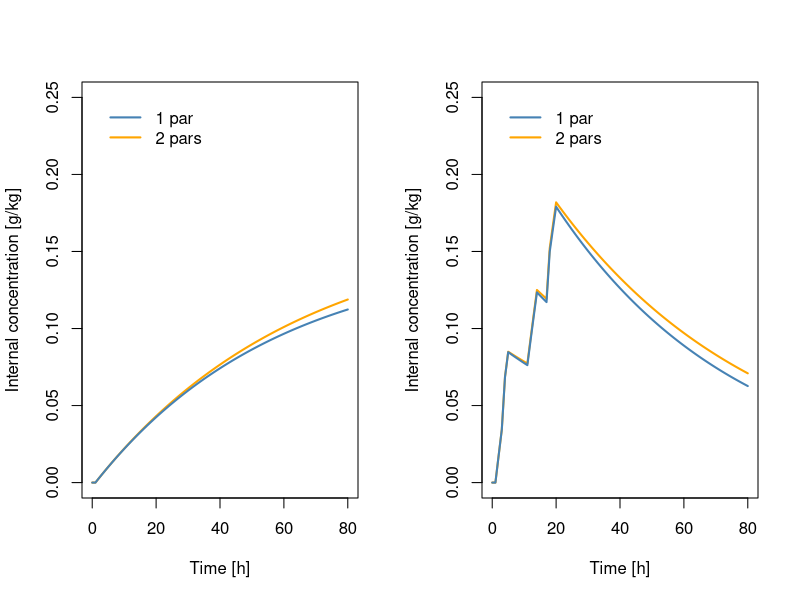

This chart was generated by the following R code:
#Exercise 5
# Replace the bioaccumulation model by the one-parameter function for the scaled internal concentration Ci.
# Compare modeling results for the scaled internal concentration with the ones obtained from Exercise 4
  
  
#packages, settings
library(deSolve)
par(mfrow=c(1,2))

#toxicokinetic function
F_tk <- function(t, y,  pars, input) {
  with(as.list(c(y, pars)), {
    #exposure concentration
    Cw     <- input(t)
    #internal concentration
    dCi <- ku * Cw - ke*Ci 
    dCi2 <- kd*(Cw - Ci2)
    return(list(c(dCi, dCi2))) 
  })
}


#Inputs
conc <- read.csv("exposure_scenario.csv", header=FALSE, sep=",", skip=1)
t <- conc[,1]           #time vector

for (i in 1:2){

    Cw <- approxfun(t, conc[,i+1],  rule = 2, method = "constant") #interpolation
    
    #Initial state variables
    ini=c(Ci=0, Ci2=0)
    
    #parameters
    pars<-c(ku=0.0175, 
            ke=0.0157,
            kd =0.0175  ) # 0.0166
    
    #call function, collect outputs
    out<- lsoda(y = ini,times = t, func = F_tk, pars, input=Cw)
    
    
    #plot results
    plot(out[,1], out[,2], type="l", lty= 1, lwd=2, col="orange", xlab = "Time [h]", ylab = "Internal concentration [g/kg]", ylim=c(0, 0.25))
     lines(out[,1], out[,3], lty= 1, lwd=2, col="steelblue")
       legend(1,0.25, lty = 1,lwd=2, col= c("steelblue","orange"), legend=c("1 par", "2 pars"), box.col = "white") 

}  
